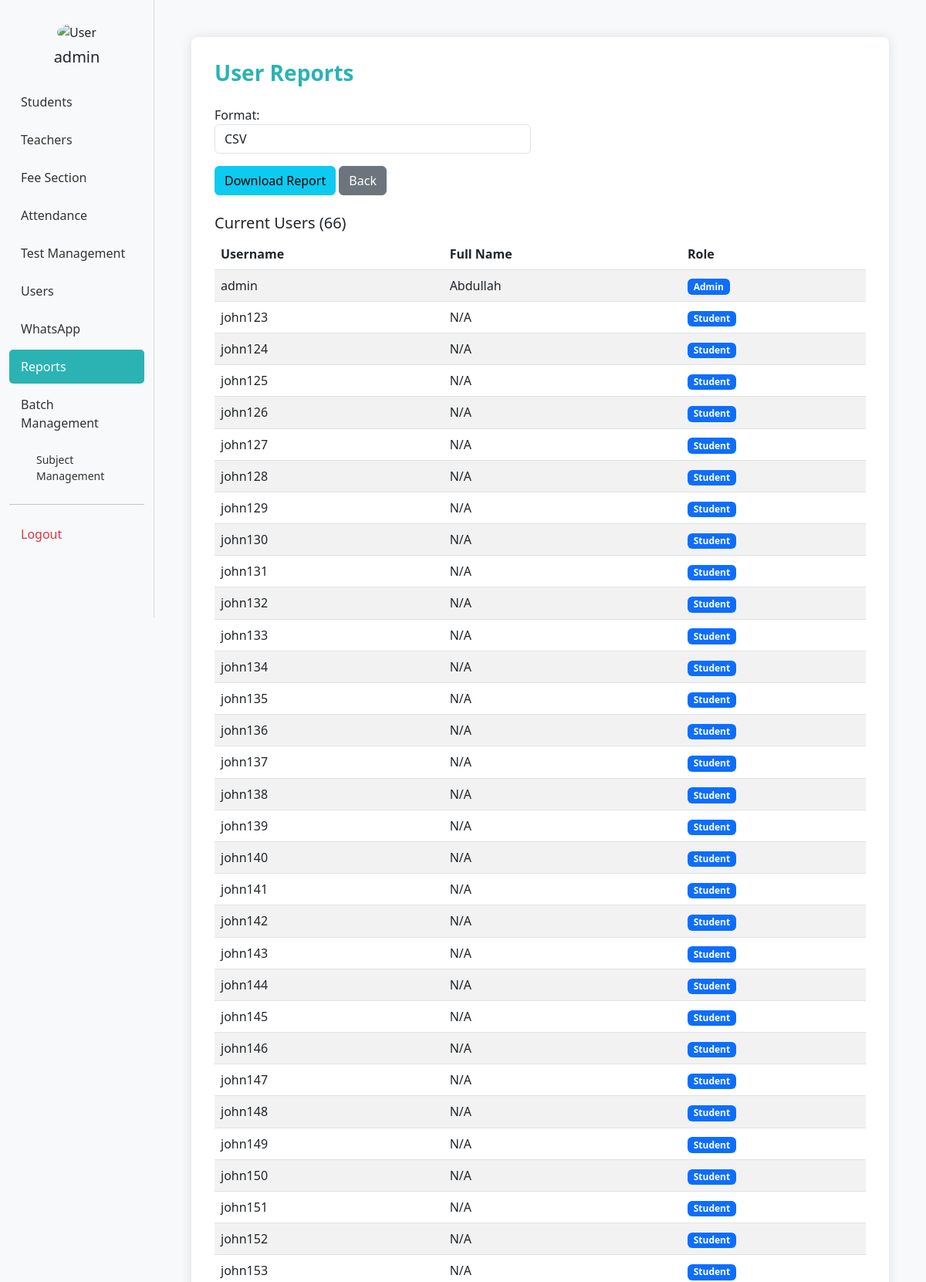
The app's page /reports/users/ (signed in, upper part) with its own data.
### bri/models.py (models this page shows, shortened)
class Username(models.Model):
    ROLE_CHOICES = [
        ('admin', 'Admin'),
        ('student', 'Student'),
        ('teacher', 'Teacher'),
    ]
    username = models.CharField(max_length=50, unique=True)
    password = models.CharField(max_length=128)
    role = models.CharField(max_length=10, choices=ROLE_CHOICES)
    full_name = models.CharField(max_length=100, blank=True)
    profile_picture = models.ImageField(upload_to='profile_pics/', blank=True, null=True)

### bri/reports_views.py (the view)
# urls.py: path('reports/users/', reports_views.user_reports, name='user_reports'),
@admin_required
def user_reports(request):
    users = Username.objects.all()
    if request.method == 'POST':
        format_type = request.POST.get('format')
        if format_type == 'csv':
            return export_users_csv(users)
        elif format_type == 'pdf':
            return export_users_pdf(users)
    return render(request, 'reports/user_reports.html', {
        'users': users
    })

### bri/reports_views.py (called while the page is built)
def admin_required(view_func):
    @wraps(view_func)
    def wrapper(request, *args, **kwargs):
        if not request.session.get('user_id') or request.session.get('user_role') != 'admin':
            messages.error(request, 'Admin access required.')
            return redirect('admin_dashboard')
        return view_func(request, *args, **kwargs)
    return wrapper

### bri/templates/reports/user_reports.html (shortened to what this page needs)
<!DOCTYPE html>
<html lang="en">
<head>
  <link href="https://cdn.jsdelivr.net/npm/bootstrap@5.3.0/dist/css/bootstrap.min.css" rel="stylesheet" />
</head>
<body>
  <div class="container-fluid">
    <div class="row">
      <div class="col-md-2 sidebar">
        <div class="text-center mb-4">
          {% load static %}
          {% if request.session.user_picture %}
            <img src="{{ request.session.user_picture }}" height="100px" class="rounded-circle mb-2" alt="User" />
          {% else %}
            <img src="{% static 'user_img.png' %}" height="100px" class="rounded-circle mb-2" alt="User" />
          {% endif %}
          <h5>{{ request.session.user_name|default:'Admin' }}</h5>
        </div>
        <a href="{% url 'studentss' %}">Students</a>
        <a href="{% url 'add_teacher' %}">Teachers</a>
        <a href="{% url 'fee_dashboard' %}">Fee Section</a>
        <a href="{% url 'attendance_home' %}">Attendance</a>
        <a href="{% url 'test_management' %}">Test Management</a>
        <a href="{% url 'add_user' %}">Users</a>
        <a href="{% url 'whatsapp_integration' %}">WhatsApp</a>
        <a href="{% url 'reports_dashboard' %}" class="active">Reports</a>
        <a href="{% url 'batch_management' %}">Batch Management</a>
        <a href="{% url 'subject_management' %}" style="margin-left: 20px; font-size: 14px;">Subject Management</a>
        <hr>
        <a href="{% url 'logout_view' %}" class="text-danger">Logout</a>
      </div>
      <div class="col-md-10 p-5">
        <div class="form-section">
          <h3 class="form-title">User Reports</h3>
          <form method="post" class="mt-4">
            <div class="row">
              <div class="col-md-6">
                <label>Format:</label>
                <select name="format" class="form-control" required>
                  <option value="csv">CSV</option>
                </select>
              </div>
            </div>
            <div class="mt-3">
              <button type="submit" class="btn btn-info">Download Report</button>
              <a href="{% url 'reports_dashboard' %}" class="btn btn-secondary">Back</a>
            </div>
          </form>
          <div class="mt-4">
            <h5>Current Users ({{ users.count }})</h5>
            <div class="table-responsive">
              <table class="table table-striped">
                <thead>
                  <tr>
                    <th>Username</th>
                    <th>Full Name</th>
                    <th>Role</th>
                  </tr>
                </thead>
                <tbody>
                  {% for user in users %}
                  <tr>
                    <td>{{ user.username }}</td>
                    <td>{{ user.full_name|default:"N/A" }}</td>
                    <td><span class="badge bg-primary">{{ user.get_role_display }}</span></td>
                  </tr>
                  {% endfor %}
                </tbody>
              </table>
            </div>
          </div>
        </div>
      </div>
    </div>
  </div>
</body>
</html>

### bri/templates/reports/user_reports.html (style rules this page uses)
body { background-color: #f8f9fa; }
.form-section { background: #ffffff; padding: 30px; border-radius: 8px; box-shadow: 0 0 15px rgba(0, 0, 0, 0.1); }
.sidebar { border-right: 1px solid #ddd; height: 100vh; padding-top: 30px; }
.sidebar a { display: block; padding: 10px 15px; color: #333; text-decoration: none; border-radius: 5px; margin-bottom: 5px; }
.sidebar a:hover, .sidebar a.active { background-color: #2bb3b3; color: #fff; }
.form-title { font-weight: bold; margin-bottom: 25px; color: #2bb3b3; }

### records on screen
Username: username "admin", full_name "Abdullah", role "Admin"
Username: username "john123", full_name "N/A", role "Student"
Username: username "john124", full_name "N/A", role "Student"
Username: username "john125", full_name "N/A", role "Student"
Username: username "john126", full_name "N/A", role "Student"
Username: username "john127", full_name "N/A", role "Student"
Username: username "john128", full_name "N/A", role "Student"
Username: username "john129", full_name "N/A", role "Student"
Username: username "john130", full_name "N/A", role "Student"
Username: username "john131", full_name "N/A", role "Student"
Username: username "john132", full_name "N/A", role "Student"
Username: username "john133", full_name "N/A", role "Student"
Username: username "john134", full_name "N/A", role "Student"
Username: username "john135", full_name "N/A", role "Student"
Username: username "john136", full_name "N/A", role "Student"
Username: username "john137", full_name "N/A", role "Student"
Username: username "john138", full_name "N/A", role "Student"
Username: username "john139", full_name "N/A", role "Student"
Username: username "john140", full_name "N/A", role "Student"
Username: username "john141", full_name "N/A", role "Student"
Username: username "john142", full_name "N/A", role "Student"
Username: username "john143", full_name "N/A", role "Student"
Username: username "john144", full_name "N/A", role "Student"
Username: username "john145", full_name "N/A", role "Student"
Username: username "john146", full_name "N/A", role "Student"
Username: username "john147", full_name "N/A", role "Student"
Username: username "john148", full_name "N/A", role "Student"
Username: username "john149", full_name "N/A", role "Student"
Username: username "john150", full_name "N/A", role "Student"
Username: username "john151", full_name "N/A", role "Student"
Username: username "john152", full_name "N/A", role "Student"
Username: username "john153", full_name "N/A", role "Student"

### other values on screen
{{ request.session.user_name|default:'Admin' }} "admin"
{{ users.count }} "66"
